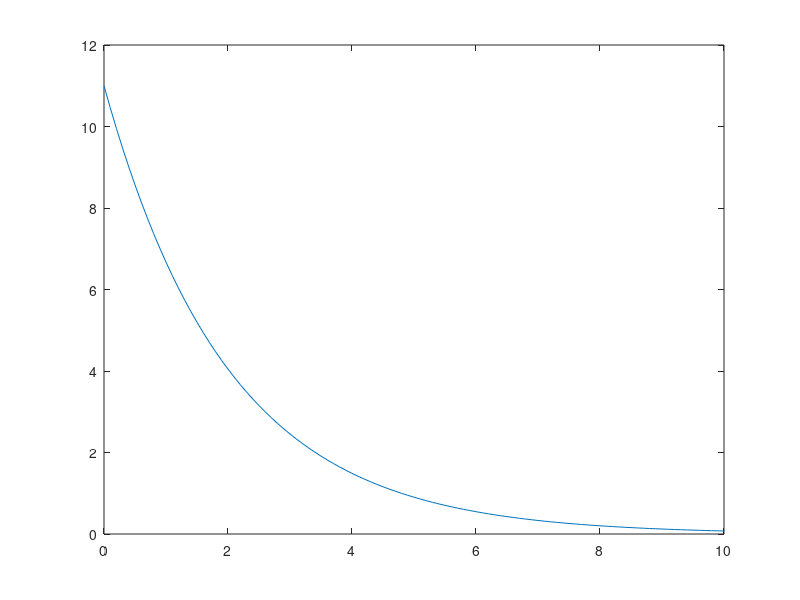
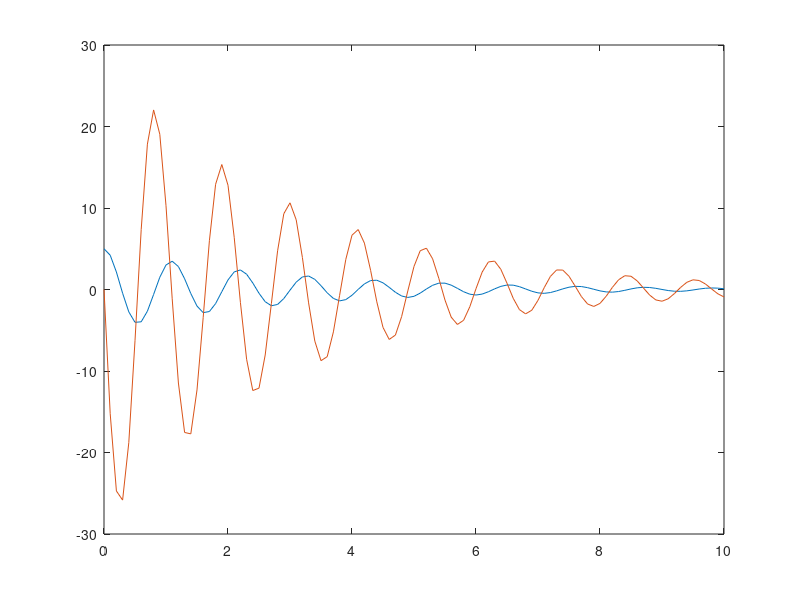
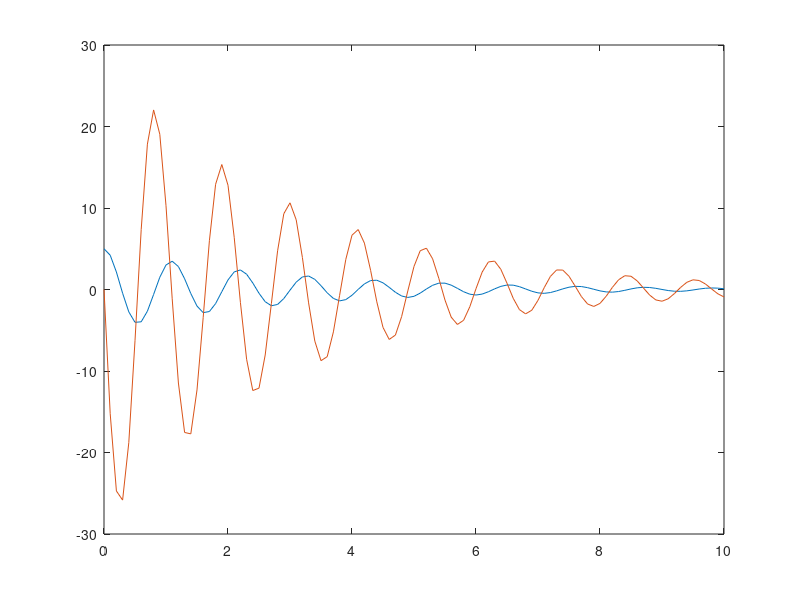
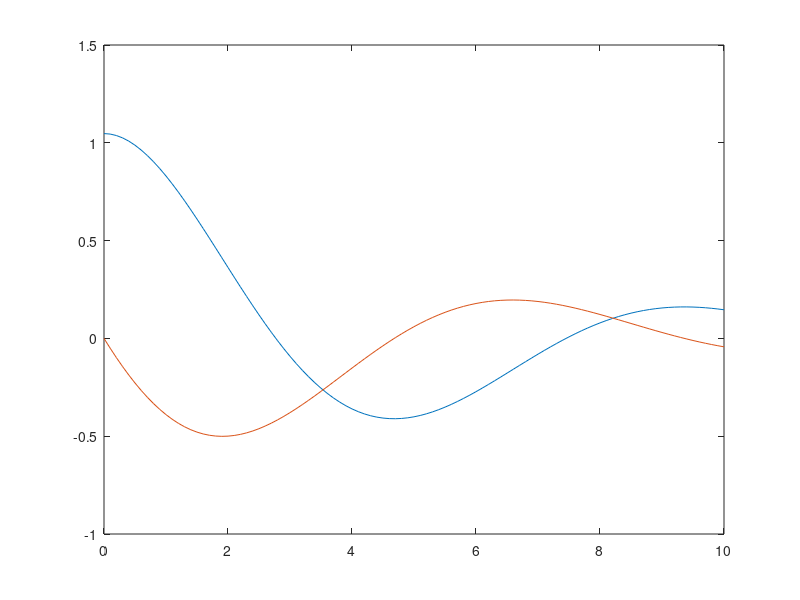

These charts were generated, in order, by the following MATLAB code:
clear
clc
close all

%%%Hockey Puck
t_vec = 0:0.1:10;
v0 = 11;
c = 1;
m = 2;
A = -c/m;
B = v0;
x_analytical_vec = exp(A*t_vec)*B;

plot(t_vec,x_analytical_vec)

%%%%Second Order System
t_vec = 0:0.1:10;
z0 = [5;0];
k = 100;
c = 2;
m = 3;
A = [0 1;-k/m -c/m];
B = z0;
x_analytical_vec = zeros(2,length(t_vec));
x_eigen_vec = zeros(2,length(t_vec));
[V,L] = eig(A);
for idx = 1:length(t_vec)
    x_analytical_vec(:,idx) = expm(A*t_vec(idx))*B;
    x_eigen_vec(:,idx) = V*expm(L*t_vec(idx))*inv(V)*z0;
end

figure
plot(t_vec,x_analytical_vec)
figure
plot(t_vec,x_eigen_vec)

%%%%Pendulum Order System
t_vec = 0:0.1:10;
z0 = [60*pi/180;0];
g = 9.81;
L = 20;
c = 0.4;
A = [0 1;-g/L -c];
B = z0;
x_analytical_vec = zeros(2,length(t_vec));
x_eigen_vec = zeros(2,length(t_vec));
[V,L] = eig(A);
for idx = 1:length(t_vec)
    x_analytical_vec(:,idx) = expm(A*t_vec(idx))*B;
    x_eigen_vec(:,idx) = V*expm(L*t_vec(idx))*inv(V)*z0;
end

figure
plot(t_vec,x_analytical_vec)
figure
plot(t_vec,x_eigen_vec)


%%%%Fourth Order System
t_vec = 0:0.1:100;
z0 = [5;0;0;0];
c1 = 100;
c2 = 2;
c3 = 7;
c4 = 25;
A = [0 1 0 0;0 0 1 0;0 0 0 1;-c4 -c3 -c2 -c1];
B = z0;
x_analytical_vec = zeros(4,length(t_vec));
x_eigen_vec = zeros(4,length(t_vec));
[V,L] = eig(A);
for idx = 1:length(t_vec)
    x_analytical_vec(:,idx) = expm(A*t_vec(idx))*B;
    x_eigen_vec(:,idx) = V*expm(L*t_vec(idx))*inv(V)*z0;
end

figure
plot(t_vec,x_analytical_vec)
figure
plot(t_vec,x_eigen_vec)
